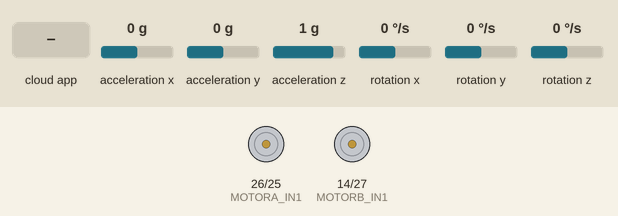
Recording of a program running on a simulated ESP32. On the bench: motor-driver pin pairs drawn as motors (green arrow = first pin HIGH = forward, orange = second pin HIGH = backward, longer = more drive, scaled by the enable pin). Wiring (inferred from the names in the program): MPU-6050 motion sensor at I2C address 0x68. Inputs (shaded band) come from the test bench; at power-on: acceleration x 0 g, acceleration y 0 g, acceleration z 1 g, rotation x 0 °/s, rotation y 0 °/s, rotation z 0 °/s. The ROS host is connected and sends only what is stated; what the program prints to the serial monitor is not drawn.

Above: at 2.1 s.
2.2 s: the phone or cloud app sets linear.x to -100
At 4.9 s:
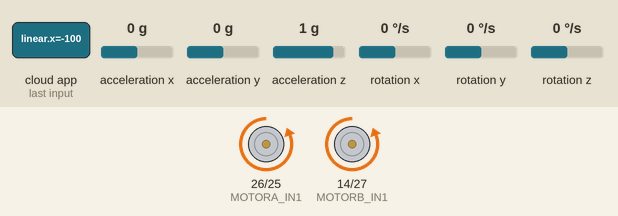
5.2 s: the phone or cloud app sets angular.z to -100
At 6.4 s:
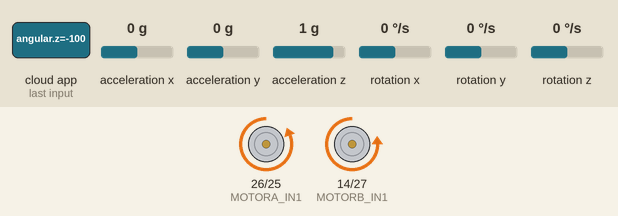
6.7 s: the phone or cloud app sets linear.x to 0
At 7.6 s:
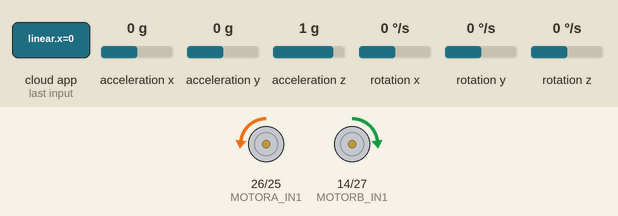
8.2 s: the phone or cloud app sets angular.z to 100
At 9.2 s:
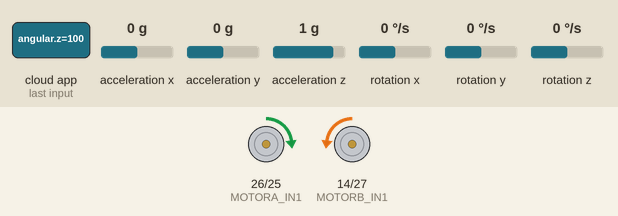
9.7 s: the phone or cloud app sets linear.x to 100
At 10.9 s:
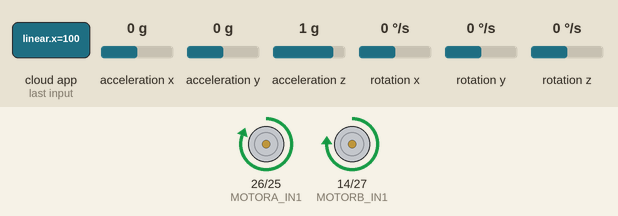
11.2 s: the phone or cloud app sets linear.x to -100
At 12.2 s:
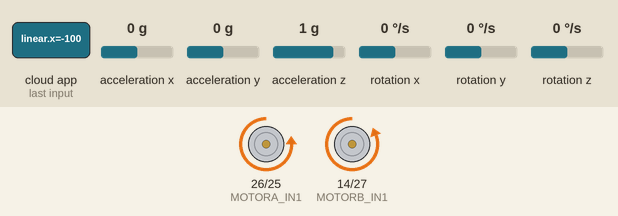
Timing chart, 0 to 13.7 s (numbered marks = the images above; inputs shaded):
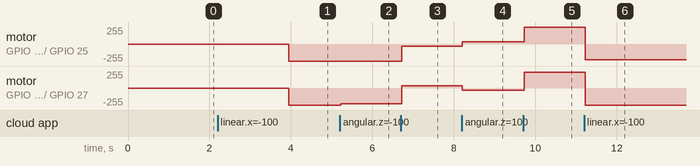

Measured:
- after the input at 2.2 s, motor on GPIO 26 (MOTORA_IN1) / GPIO 25 (MOTORA_IN2), motor on GPIO 14 (MOTORB_IN1) / GPIO 27 (MOTORB_IN2): stopped → backward 255/255 after 1.7 s
- after the input at 5.2 s, motor on GPIO 14 (MOTORB_IN1) / GPIO 27 (MOTORB_IN2): backward 255/255 → backward 234/255 at once
- after the input at 6.7 s, motor on GPIO 26 (MOTORA_IN1) / GPIO 25 (MOTORA_IN2): backward 255/255 → backward 34/255 at once; motor on GPIO 14 (MOTORB_IN1) / GPIO 27 (MOTORB_IN2): backward 234/255 → forward 34/255 at once
- after the input at 8.2 s, motor on GPIO 26 (MOTORA_IN1) / GPIO 25 (MOTORA_IN2): backward 34/255 → forward 34/255 at once; motor on GPIO 14 (MOTORB_IN1) / GPIO 27 (MOTORB_IN2): forward 34/255 → backward 34/255 at once
- after the input at 9.7 s, motor on GPIO 26 (MOTORA_IN1) / GPIO 25 (MOTORA_IN2): forward 34/255 → forward 255/255 at once; motor on GPIO 14 (MOTORB_IN1) / GPIO 27 (MOTORB_IN2): backward 34/255 → forward 234/255 at once
- after the input at 11.2 s, motor on GPIO 26 (MOTORA_IN1) / GPIO 25 (MOTORA_IN2): forward 255/255 → backward 234/255 at once; motor on GPIO 14 (MOTORB_IN1) / GPIO 27 (MOTORB_IN2): forward 234/255 → backward 255/255 at once

The program:

main.cpp
```cpp
/**
 * main.cpp — Robot ESP32 DevKit v1   [VERSION DEFINITIVA]
 * ══════════════════════════════════════════════════════════════════
 * Cambios respecto a la version anterior:
 *   1. IMU TOLERANTE A FALLOS: si el MPU6050 no responde, el robot
 *      arranca igual y la teleoperacion funciona. El imu_task solo
 *      se lanza si imu_ok == true.
 *   2. I2C ROBUSTO: 100 kHz (mas estable que 400 kHz con cableado
 *      real) + Wire.setTimeOut(25) para que una lectura fallida
 *      nunca cuelgue el task ni dispare el watchdog.
 *   3. YAW REAL: el giroscopio (gz) se integra en un angulo de yaw
 *      acumulado. El quaternion publicado en /robot_imu ya NO tiene
 *      yaw=0; lleva la rotacion real en Z, que es la que el nodo de
 *      odometria necesita para estimar la trayectoria del robot.
 *
 * Hardware (segun esquematico):
 *   - TB6612FNG: PWMA→D32 AI1→D25 AI2→D26 | PWMB→D13 BI1→D14 BI2→D27
 *   - MPU6050:   SDA→D21  SCL→D22
 *   - micro-ROS via WiFi UDP
 *
 * Topicos ROS2:
 *   Publica  /robot_imu   (sensor_msgs/Imu)  — con yaw real
 *   Suscribe /cmd_vel     (geometry_msgs/Twist)
 * ══════════════════════════════════════════════════════════════════
 */

#include <Arduino.h>
#include <Wire.h>
#include <MPU6050.h>
#include <micro_ros_platformio.h>
#include <freertos/FreeRTOS.h>
#include <freertos/task.h>
#include <freertos/semphr.h>

#include <rcl/rcl.h>
#include <rclc/rclc.h>
#include <rclc/executor.h>
#include <sensor_msgs/msg/imu.h>
#include <geometry_msgs/msg/twist.h>

// ════════════════════════════════════════════════════════════════
//  Pines I2C — MPU6050
// ════════════════════════════════════════════════════════════════
#define I2C_SDA 21
#define I2C_SCL 22

#define CH_A 0
#define CH_B 1

// ════════════════════════════════════════════════════════════════
//  Pines TB6612FNG (Motor A = Rueda_der | Motor B = Rueda_izq)
// ════════════════════════════════════════════════════════════════
#define PWMA_PIN    32
#define PWMB_PIN    13
#define MOTORA_IN1  26
#define MOTORA_IN2  25
#define MOTORB_IN1  14
#define MOTORB_IN2  27

#define LEDC_FREQ  5000
#define LEDC_RES   8

// ════════════════════════════════════════════════════════════════
//  Geometria del robot (del URDF)
// ════════════════════════════════════════════════════════════════
#define WHEEL_SEPARATION  0.0808f
#define MAX_LINEAR_VEL    0.3f
#define STEERING_EFF      1.0f
#define MIN_PWM_THRESHOLD 0.10f

// ════════════════════════════════════════════════════════════════
//  Escalas MPU6050 (rango por defecto: ±2g, ±250°/s)
// ════════════════════════════════════════════════════════════════
static constexpr float ACCEL_SCALE = 9.80665f / 16384.0f;
static constexpr float GYRO_SCALE  = (3.14159265f / 180.0f) / 131.0f;

// Umbral anti-deriva del giroscopio en reposo: por debajo de este
// valor (rad/s) se considera ruido y no se integra al yaw. Esto
// evita que el yaw se desvie solo con el robot quieto.
#define GYRO_Z_DEADBAND   0.012f

#define RCSOFTCHECK(fn) { (void)(fn); }

// ════════════════════════════════════════════════════════════════
//  Objetos micro-ROS
// ════════════════════════════════════════════════════════════════
static rcl_publisher_t            pub_imu;
static rcl_subscription_t         sub_cmd_vel;
static rcl_timer_t                timer;
static rclc_executor_t            executor;
static rclc_support_t             support;
static rcl_allocator_t            allocator;
static rcl_node_t                 node;
static sensor_msgs__msg__Imu      imu_msg;
static geometry_msgs__msg__Twist  cmd_vel_msg;

// ════════════════════════════════════════════════════════════════
//  IMU
// ════════════════════════════════════════════════════════════════
static MPU6050 mpu;

// Bandera global: true solo si el MPU6050 respondio en el arranque.
// Si es false, imu_task NO se lanza y el robot funciona sin IMU.
static bool imu_ok = false;

static SemaphoreHandle_t imu_mutex;
static struct {
  float ax, ay, az;
  float gx, gy, gz;
  float qw, qx, qy, qz;   // quaternion con yaw real
} imu_data = {0,0,0,0,0,0, 1,0,0,0};

// Estado del filtro: pitch/roll por filtro complementario,
// yaw por integracion directa del giroscopio Z.
static float pitch_est = 0.0f;
static float roll_est  = 0.0f;
static float yaw_est   = 0.0f;
static unsigned long last_imu_us = 0;

// ════════════════════════════════════════════════════════════════
//  Motores
// ════════════════════════════════════════════════════════════════
static SemaphoreHandle_t cmd_mutex;
static float g_linear_x  = 0.0f;
static float g_angular_z = 0.0f;


// ════════════════════════════════════════════════════════════════
//  Control de motores
// ════════════════════════════════════════════════════════════════
void motors_init()
{
  pinMode(MOTORA_IN1, OUTPUT);
  pinMode(MOTORA_IN2, OUTPUT);
  pinMode(MOTORB_IN1, OUTPUT);
  pinMode(MOTORB_IN2, OUTPUT);

  ledcSetup(CH_A, LEDC_FREQ, LEDC_RES);
  ledcAttachPin(PWMA_PIN, CH_A);
  ledcSetup(CH_B, LEDC_FREQ, LEDC_RES);
  ledcAttachPin(PWMB_PIN, CH_B);

  ledcWrite(CH_A, 0);
  ledcWrite(CH_B, 0);
  digitalWrite(MOTORA_IN1, LOW);
  digitalWrite(MOTORA_IN2, LOW);
  digitalWrite(MOTORB_IN1, LOW);
  digitalWrite(MOTORB_IN2, LOW);
}

void set_motor_a(float speed)
{
  if (fabsf(speed) < MIN_PWM_THRESHOLD) {
    digitalWrite(MOTORA_IN1, LOW); digitalWrite(MOTORA_IN2, LOW);
    ledcWrite(CH_A, 0); return;
  }
  int pwm = constrain((int)(fabsf(speed) * 255.0f), 0, 255);
  digitalWrite(MOTORA_IN1, speed > 0 ? HIGH : LOW);
  digitalWrite(MOTORA_IN2, speed > 0 ? LOW  : HIGH);
  ledcWrite(CH_A, pwm);
}

void set_motor_b(float speed)
{
  if (fabsf(speed) < MIN_PWM_THRESHOLD) {
    digitalWrite(MOTORB_IN1, LOW); digitalWrite(MOTORB_IN2, LOW);
    ledcWrite(CH_B, 0); return;
  }
  int pwm = constrain((int)(fabsf(speed) * 255.0f), 0, 255);
  digitalWrite(MOTORB_IN1, speed > 0 ? HIGH : LOW);
  digitalWrite(MOTORB_IN2, speed > 0 ? LOW  : HIGH);
  ledcWrite(CH_B, pwm);
}

void apply_cmd_vel(float linear_x, float angular_z)
{
  float half_sep = (WHEEL_SEPARATION / 2.0f) * STEERING_EFF;
  float v_right  = linear_x + (angular_z * half_sep);
  float v_left   = linear_x - (angular_z * half_sep);

  float sr = v_right / MAX_LINEAR_VEL;
  float sl = v_left  / MAX_LINEAR_VEL;

  float max_s = max(fabsf(sr), fabsf(sl));
  if (max_s > 1.0f) { sr /= max_s; sl /= max_s; }

  set_motor_a(sr);
  set_motor_b(sl);
}


// ════════════════════════════════════════════════════════════════
//  Filtro de orientacion
//    pitch/roll → filtro complementario (giroscopio + acelerometro)
//    yaw        → integracion directa del giroscopio Z
//
//  El MPU6050 no tiene magnetometro, asi que el yaw no se puede
//  corregir con un sensor absoluto: se integra gz. Tiene deriva
//  lenta, aceptable para una sustentacion y para alimentar la
//  odometria a corto/medio plazo. La banda muerta GYRO_Z_DEADBAND
//  evita que el yaw se mueva con el robot en reposo.
// ════════════════════════════════════════════════════════════════
void update_orientation(float ax, float ay, float az,
                        float gx, float gy, float gz, float dt)
{
  float accel_pitch = atan2f(ay, az);
  float accel_roll  = atan2f(-ax, sqrtf(ay*ay + az*az));

  pitch_est = 0.98f * (pitch_est + gy * dt) + 0.02f * accel_pitch;
  roll_est  = 0.98f * (roll_est  + gx * dt) + 0.02f * accel_roll;

  // Yaw: integracion del giroscopio Z con banda muerta anti-deriva.
  if (fabsf(gz) > GYRO_Z_DEADBAND) {
    yaw_est += gz * dt;
  }
  // Normalizar yaw a (-pi, pi]
  if (yaw_est >  3.14159265f) yaw_est -= 2.0f * 3.14159265f;
  if (yaw_est < -3.14159265f) yaw_est += 2.0f * 3.14159265f;

  // Euler (roll, pitch, yaw) → quaternion
  float cy = cosf(yaw_est   * 0.5f), sy = sinf(yaw_est   * 0.5f);
  float cp = cosf(pitch_est * 0.5f), sp = sinf(pitch_est * 0.5f);
  float cr = cosf(roll_est  * 0.5f), sr = sinf(roll_est  * 0.5f);

  if (xSemaphoreTake(imu_mutex, pdMS_TO_TICKS(2)) == pdTRUE) {
    imu_data.qw = cr*cp*cy + sr*sp*sy;
    imu_data.qx = sr*cp*cy - cr*sp*sy;
    imu_data.qy = cr*sp*cy + sr*cp*sy;
    imu_data.qz = cr*cp*sy - sr*sp*cy;
    imu_data.ax = ax; imu_data.ay = ay; imu_data.az = az;
    imu_data.gx = gx; imu_data.gy = gy; imu_data.gz = gz;
    xSemaphoreGive(imu_mutex);
  }
}


// ════════════════════════════════════════════════════════════════
//  Callback cmd_vel (Core 0 — micro-ROS executor)
// ════════════════════════════════════════════════════════════════
void cmd_vel_callback(const void * msg_in)
{
  const geometry_msgs__msg__Twist * msg =
    (const geometry_msgs__msg__Twist *)msg_in;
  if (xSemaphoreTake(cmd_mutex, pdMS_TO_TICKS(2)) == pdTRUE) {
    g_linear_x  = (float)msg->linear.x;
    g_angular_z = (float)msg->angular.z;
    xSemaphoreGive(cmd_mutex);
  }
}


// ════════════════════════════════════════════════════════════════
//  Callback timer — publica IMU a 50 Hz
//  Si el IMU no arranco (imu_ok == false), imu_data conserva el
//  quaternion identidad (qw=1) y aceleraciones en 0: el mensaje
//  sigue siendo valido, solo que sin datos reales de sensor.
// ════════════════════════════════════════════════════════════════
void timer_callback(rcl_timer_t * timer, int64_t)
{
  if (!timer) return;
  if (xSemaphoreTake(imu_mutex, pdMS_TO_TICKS(2)) == pdTRUE) {
    imu_msg.orientation.w          = imu_data.qw;
    imu_msg.orientation.x          = imu_data.qx;
    imu_msg.orientation.y          = imu_data.qy;
    imu_msg.orientation.z          = imu_data.qz;
    imu_msg.linear_acceleration.x  = imu_data.ax;
    imu_msg.linear_acceleration.y  = imu_data.ay;
    imu_msg.linear_acceleration.z  = imu_data.az;
    imu_msg.angular_velocity.x     = imu_data.gx;
    imu_msg.angular_velocity.y     = imu_data.gy;
    imu_msg.angular_velocity.z     = imu_data.gz;
    xSemaphoreGive(imu_mutex);
  }
  RCSOFTCHECK(rcl_publish(&pub_imu, &imu_msg, NULL));
}


// ════════════════════════════════════════════════════════════════
//  Task motores — Core 1, 50 Hz
// ════════════════════════════════════════════════════════════════
void motors_task(void *)
{
  const TickType_t period      = pdMS_TO_TICKS(20);
  const TickType_t timeout_tks = pdMS_TO_TICKS(500);
  TickType_t last_wake         = xTaskGetTickCount();
  TickType_t last_cmd_time     = xTaskGetTickCount();

  while (true) {
    float lin = 0.0f, ang = 0.0f;
    if (xSemaphoreTake(cmd_mutex, pdMS_TO_TICKS(2)) == pdTRUE) {
      lin = g_linear_x; ang = g_angular_z;
      xSemaphoreGive(cmd_mutex);
    }
    if (fabsf(lin) > 0.001f || fabsf(ang) > 0.001f) {
      last_cmd_time = xTaskGetTickCount();
      apply_cmd_vel(lin, ang);
    } else if ((xTaskGetTickCount() - last_cmd_time) > timeout_tks) {
      apply_cmd_vel(0.0f, 0.0f);
    }
    vTaskDelayUntil(&last_wake, period);
  }
}


// ════════════════════════════════════════════════════════════════
//  Task IMU — Core 1, 100 Hz
//  Solo se ejecuta si imu_ok == true (ver setup()).
// ════════════════════════════════════════════════════════════════
void imu_task(void *)
{
  const TickType_t period = pdMS_TO_TICKS(10);
  TickType_t last_wake    = xTaskGetTickCount();

  while (true) {
    int16_t ax_r, ay_r, az_r, gx_r, gy_r, gz_r;
    mpu.getMotion6(&ax_r, &ay_r, &az_r, &gx_r, &gy_r, &gz_r);

    float ax = ax_r * ACCEL_SCALE;
    float ay = ay_r * ACCEL_SCALE;
    float az = az_r * ACCEL_SCALE;
    float gx = gx_r * GYRO_SCALE;
    float gy = gy_r * GYRO_SCALE;
    float gz = gz_r * GYRO_SCALE;

    unsigned long now = micros();
    float dt = (last_imu_us > 0) ? (now - last_imu_us) * 1e-6f : 0.01f;
    last_imu_us = now;
    // Proteccion: dt fuera de rango razonable se descarta.
    if (dt <= 0.0f || dt > 0.5f) dt = 0.01f;

    update_orientation(ax, ay, az, gx, gy, gz, dt);

    vTaskDelayUntil(&last_wake, period);
  }
}


// ════════════════════════════════════════════════════════════════
//  Inicializacion micro-ROS
// ════════════════════════════════════════════════════════════════
bool microros_init()
{
  allocator = rcl_get_default_allocator();

  if (rclc_support_init(&support, 0, NULL, &allocator) != RCL_RET_OK) return false;
  if (rclc_node_init_default(&node, "robot_node", "", &support) != RCL_RET_OK) return false;

  if (rclc_publisher_init_default(&pub_imu, &node,
        ROSIDL_GET_MSG_TYPE_SUPPORT(sensor_msgs, msg, Imu),
        "robot_imu") != RCL_RET_OK) return false;

  if (rclc_subscription_init_default(&sub_cmd_vel, &node,
        ROSIDL_GET_MSG_TYPE_SUPPORT(geometry_msgs, msg, Twist),
        "cmd_vel") != RCL_RET_OK) return false;

  if (rclc_timer_init_default(&timer, &support,
        RCL_MS_TO_NS(20), timer_callback) != RCL_RET_OK) return false;

  executor = rclc_executor_get_zero_initialized_executor();
  if (rclc_executor_init(&executor, &support.context, 2, &allocator) != RCL_RET_OK) return false;
  if (rclc_executor_add_timer(&executor, &timer) != RCL_RET_OK) return false;
  if (rclc_executor_add_subscription(&executor, &sub_cmd_vel,
        &cmd_vel_msg, &cmd_vel_callback, ON_NEW_DATA) != RCL_RET_OK) return false;

  imu_msg.orientation_covariance[0] = 0.01f;
  imu_msg.orientation_covariance[4] = 0.01f;
  imu_msg.orientation_covariance[8] = 0.01f;

  return true;
}


// ════════════════════════════════════════════════════════════════
//  Task micro-ROS — Core 0
// ════════════════════════════════════════════════════════════════
void microros_task(void *)
{
  Serial.println("[INFO] Conectando WiFi...");
  IPAddress agent_ip;
  agent_ip.fromString(AGENT_IP);
  set_microros_wifi_transports(
    (char*)WIFI_SSID, (char*)WIFI_PASSWORD, agent_ip, AGENT_PORT);
  Serial.printf("[INFO] SSID: %s | Agente: %s:%d\n",
                WIFI_SSID, AGENT_IP, AGENT_PORT);

  while (true) {
    vTaskDelay(pdMS_TO_TICKS(3000));
    Serial.println("[INFO] Conectando al agente...");
    if (microros_init()) {
      Serial.println("[OK] micro-ROS listo — /robot_imu pub | /cmd_vel sub");
      break;
    }
    rclc_executor_fini(&executor);
    rclc_support_fini(&support);
    Serial.println("[WARN] Reintentando en 3s...");
  }

  while (true) {
    RCSOFTCHECK(rclc_executor_spin_some(&executor, RCL_MS_TO_NS(10)));
    vTaskDelay(pdMS_TO_TICKS(10));
  }
  vTaskDelete(NULL);
}


// ════════════════════════════════════════════════════════════════
//  SETUP
// ════════════════════════════════════════════════════════════════
void setup()
{
  Serial.begin(115200);
  delay(500);
  Serial.println("\n===== ROBOT ESP32 BOOT =====");

  motors_init();
  Serial.println("[OK] TB6612FNG listo");

  imu_mutex = xSemaphoreCreateMutex();
  cmd_mutex = xSemaphoreCreateMutex();

  // ── Inicializacion del IMU con manejo de fallo ────────────────
  //  I2C a 100 kHz (mas estable que 400 kHz con cableado real) y
  //  con timeout: una lectura fallida nunca cuelga el task.
  Wire.begin(I2C_SDA, I2C_SCL);
Wire.setClock(100000);
Wire.setTimeOut(50);

delay(200);  // power-on

// Reset manual del MPU6050 via registro directo
Wire.beginTransmission(0x68);
Wire.write(0x6B);  // PWR_MGMT_1
Wire.write(0x80);  // RESET
Wire.endTransmission();
delay(100);

// Wake up
Wire.beginTransmission(0x68);
Wire.write(0x6B);
Wire.write(0x00);  // clk internal, wake
Wire.endTransmission();
delay(50);

mpu.initialize();
delay(50);

// Verificacion directa por registro (sin depender de testConnection)
Wire.beginTransmission(0x68);
Wire.write(0x75);  // WHO_AM_I register
Wire.endTransmission(false);
Wire.requestFrom((uint8_t)0x68, (uint8_t)1);
uint8_t who = Wire.read();
Serial.printf("[DEBUG] WHO_AM_I = 0x%02X (esperado: 0x68)\n", who);

imu_ok = (who == 0x68 || who == 0x70);
mpu.setDeviceID(0x70);  // fuerza el ID esperado
Wire.setTimeOut(25);

  if (imu_ok) {
    Serial.println("[OK] MPU6050 conectado (addr 0x68) — IMU activo");
    // El imu_task SOLO se lanza si el IMU respondio.
    xTaskCreatePinnedToCore(imu_task, "imu", 4096, NULL, 6, NULL, 1);
  } else {
    Serial.println("[WARN] MPU6050 no responde — robot SIN IMU.");
    Serial.println("[WARN] La teleoperacion funciona; /robot_imu");
    Serial.println("[WARN] publicara orientacion identidad (qw=1).");
  }

  // motors_task y microros_task se lanzan SIEMPRE: la teleoperacion
  // no depende del IMU.
  xTaskCreatePinnedToCore(motors_task,   "motors",   4096, NULL, 5, NULL, 1);
  xTaskCreatePinnedToCore(microros_task, "microros", 8192, NULL, 5, NULL, 0);

  Serial.printf("[INFO] Tasks activos (IMU: %s)\n", imu_ok ? "SI" : "NO");
}

void loop() { vTaskDelay(pdMS_TO_TICKS(1000)); }
```
